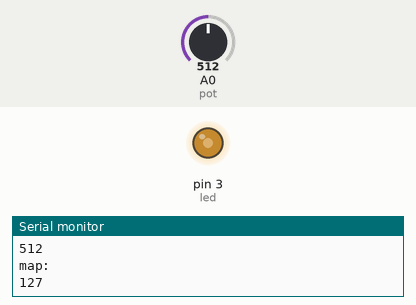
Bench run of a sketch on a simulated Arduino Uno, built with avr-gcc and run on an emulated ATmega328P. On the bench: output pins drawn as LEDs (lit = HIGH), the last lines printed to the serial monitor. The inputs (shaded band) are chosen by the test bench; at power-on: A0 (pot) = 512.

Above: at 1.2 s.
1.3 s: A0 (pot) set to 716
At 2.5 s:
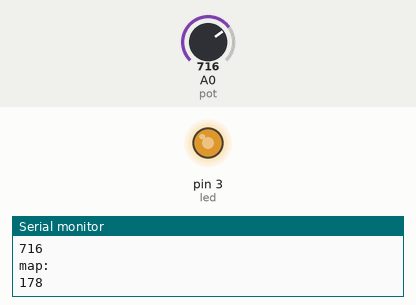
2.8 s: A0 (pot) set to 900
At 4.0 s:
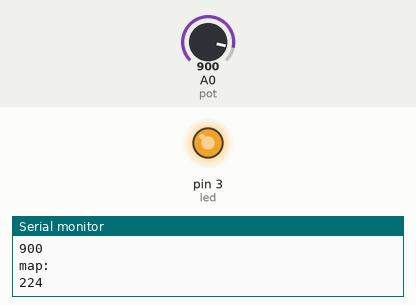
4.3 s: A0 (pot) set to 122
At 5.5 s:
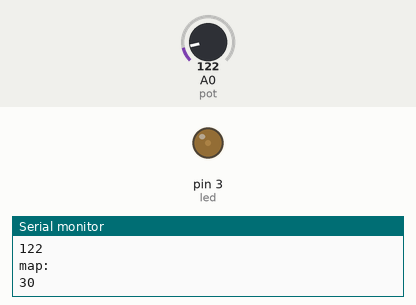
5.8 s: A0 (pot) set to 0
At 7.0 s:
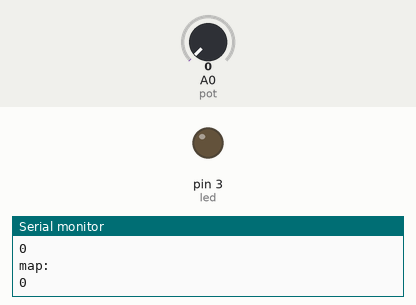
7.3 s: A0 (pot) set to 511
At 8.6 s:
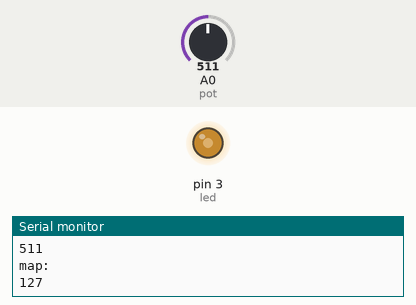
Timing chart, 0 to 9.8 s (numbered marks = the images above; inputs shaded):
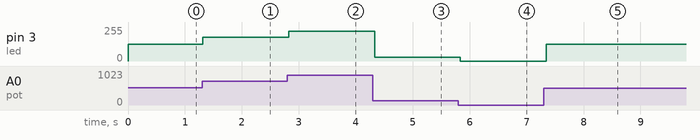

Measured:
- after the input at 1.3 s, pin 3 (led): 127/255 → 178/255 at once
- after the input at 2.8 s, pin 3 (led): 178/255 → 224/255 at once
- after the input at 4.3 s, pin 3 (led): 224/255 → 30/255 at once
- after the input at 5.8 s, pin 3 (led): 30/255 → 0/255 at once
- after the input at 7.3 s, pin 3 (led): 0/255 → 127/255 after 0.05 s

The sketch:

codigo.ino
```cpp
// C++ code
//

const int led = 3;
const int pot = 0;

void setup()
{
  pinMode(led, OUTPUT);
  Serial.begin(9600);
}

void loop()
{
  int var = analogRead(pot);
  int var2 = map (var, 0, 1023, 0, 255);
  analogWrite(led, var2);
  Serial.println("post: ");
  Serial.println(var);
  Serial.println("map: ");
  Serial.println(var2);
  Serial.println("");
  delay(100);
}
```
